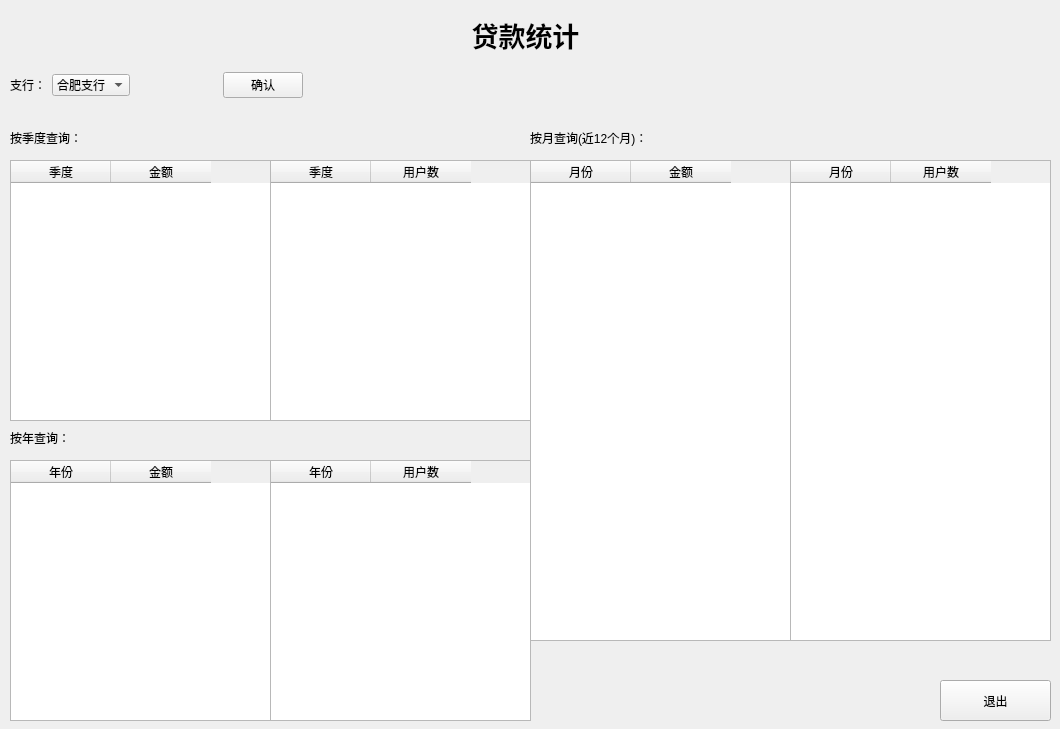
<?xml version="1.0" encoding="UTF-8"?>
<ui version="4.0">
 <class>Form</class>
 <widget class="QWidget" name="Form">
  <property name="geometry">
   <rect>
    <x>0</x>
    <y>0</y>
    <width>1060</width>
    <height>729</height>
   </rect>
  </property>
  <property name="windowTitle">
   <string>Form</string>
  </property>
  <widget class="QLabel" name="label">
   <property name="geometry">
    <rect>
     <x>450</x>
     <y>10</y>
     <width>151</width>
     <height>51</height>
    </rect>
   </property>
   <property name="text">
    <string>&lt;html&gt;&lt;head/&gt;&lt;body&gt;&lt;p align=&quot;center&quot;&gt;&lt;span style=&quot; font-size:20pt; font-weight:600;&quot;&gt;贷款统计&lt;/span&gt;&lt;/p&gt;&lt;/body&gt;&lt;/html&gt;</string>
   </property>
  </widget>
  <widget class="QLabel" name="label_3">
   <property name="geometry">
    <rect>
     <x>530</x>
     <y>130</y>
     <width>151</width>
     <height>16</height>
    </rect>
   </property>
   <property name="text">
    <string>按月查询(近12个月)：</string>
   </property>
  </widget>
  <widget class="QTableWidget" name="tableWidget">
   <property name="geometry">
    <rect>
     <x>530</x>
     <y>160</y>
     <width>261</width>
     <height>481</height>
    </rect>
   </property>
   <column>
    <property name="text">
     <string>月份</string>
    </property>
   </column>
   <column>
    <property name="text">
     <string>金额</string>
    </property>
   </column>
  </widget>
  <widget class="QLabel" name="label_4">
   <property name="geometry">
    <rect>
     <x>10</x>
     <y>130</y>
     <width>91</width>
     <height>16</height>
    </rect>
   </property>
   <property name="text">
    <string>按季度查询：</string>
   </property>
  </widget>
  <widget class="QLabel" name="label_5">
   <property name="geometry">
    <rect>
     <x>10</x>
     <y>430</y>
     <width>91</width>
     <height>16</height>
    </rect>
   </property>
   <property name="text">
    <string>按年查询：</string>
   </property>
  </widget>
  <widget class="QPushButton" name="pushButton_2">
   <property name="geometry">
    <rect>
     <x>940</x>
     <y>680</y>
     <width>111</width>
     <height>41</height>
    </rect>
   </property>
   <property name="text">
    <string>退出</string>
   </property>
  </widget>
  <widget class="QTableWidget" name="tableWidget_2">
   <property name="geometry">
    <rect>
     <x>10</x>
     <y>160</y>
     <width>261</width>
     <height>261</height>
    </rect>
   </property>
   <column>
    <property name="text">
     <string>季度</string>
    </property>
   </column>
   <column>
    <property name="text">
     <string>金额</string>
    </property>
   </column>
  </widget>
  <widget class="QTableWidget" name="tableWidget_3">
   <property name="geometry">
    <rect>
     <x>10</x>
     <y>460</y>
     <width>261</width>
     <height>261</height>
    </rect>
   </property>
   <column>
    <property name="text">
     <string>年份</string>
    </property>
   </column>
   <column>
    <property name="text">
     <string>金额</string>
    </property>
   </column>
  </widget>
  <widget class="QTableWidget" name="tableWidget_4">
   <property name="geometry">
    <rect>
     <x>790</x>
     <y>160</y>
     <width>261</width>
     <height>481</height>
    </rect>
   </property>
   <column>
    <property name="text">
     <string>月份</string>
    </property>
   </column>
   <column>
    <property name="text">
     <string>用户数</string>
    </property>
   </column>
  </widget>
  <widget class="QTableWidget" name="tableWidget_5">
   <property name="geometry">
    <rect>
     <x>270</x>
     <y>160</y>
     <width>261</width>
     <height>261</height>
    </rect>
   </property>
   <column>
    <property name="text">
     <string>季度</string>
    </property>
   </column>
   <column>
    <property name="text">
     <string>用户数</string>
    </property>
   </column>
  </widget>
  <widget class="QTableWidget" name="tableWidget_6">
   <property name="geometry">
    <rect>
     <x>270</x>
     <y>460</y>
     <width>261</width>
     <height>261</height>
    </rect>
   </property>
   <column>
    <property name="text">
     <string>年份</string>
    </property>
   </column>
   <column>
    <property name="text">
     <string>用户数</string>
    </property>
   </column>
  </widget>
  <widget class="QWidget" name="">
   <property name="geometry">
    <rect>
     <x>10</x>
     <y>70</y>
     <width>293</width>
     <height>30</height>
    </rect>
   </property>
   <layout class="QHBoxLayout" name="horizontalLayout_2">
    <item>
     <layout class="QHBoxLayout" name="horizontalLayout">
      <item>
       <widget class="QLabel" name="label_2">
        <property name="text">
         <string>支行：</string>
        </property>
       </widget>
      </item>
      <item>
       <widget class="QComboBox" name="comboBox">
        <item>
         <property name="text">
          <string>合肥支行</string>
         </property>
        </item>
        <item>
         <property name="text">
          <string>上海支行</string>
         </property>
        </item>
       </widget>
      </item>
     </layout>
    </item>
    <item>
     <spacer name="horizontalSpacer">
      <property name="orientation">
       <enum>Qt::Horizontal</enum>
      </property>
      <property name="sizeHint" stdset="0">
       <size>
        <width>40</width>
        <height>20</height>
       </size>
      </property>
     </spacer>
    </item>
    <item>
     <widget class="QPushButton" name="pushButton">
      <property name="text">
       <string>确认</string>
      </property>
     </widget>
    </item>
   </layout>
  </widget>
 </widget>
 <resources/>
 <connections>
  <connection>
   <sender>pushButton_2</sender>
   <signal>clicked()</signal>
   <receiver>Form</receiver>
   <slot>close()</slot>
   <hints>
    <hint type="sourcelabel">
     <x>758</x>
     <y>451</y>
    </hint>
    <hint type="destinationlabel">
     <x>759</x>
     <y>471</y>
    </hint>
   </hints>
  </connection>
 </connections>
</ui>
